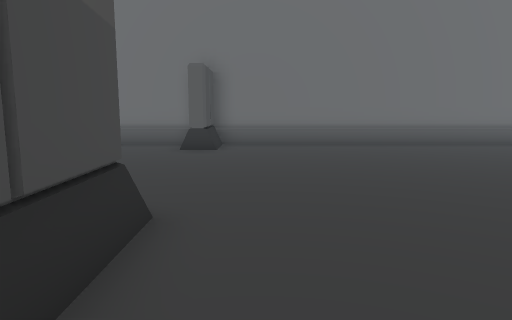
[1] (above)

24 first-person views from a walk through a Unity game level. The camera is 1.2 m above the floor, tilts 8° down and sees 70° across. The floor is counted in squares, 1 m on a side. Each view is taken from the middle of a square. On the plan, view 1 faces up. The plan holds only what a view shows up to about 15 squares ahead; the rest is blank. The place goes on beyond the plan. Some animated figures are left out.

[2]
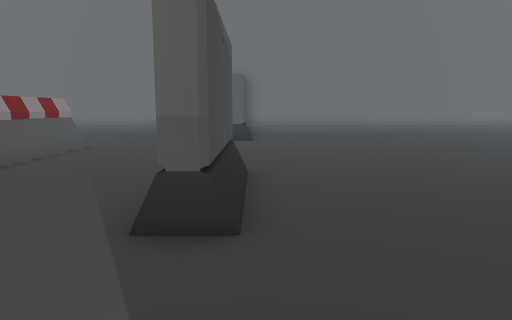

[3]
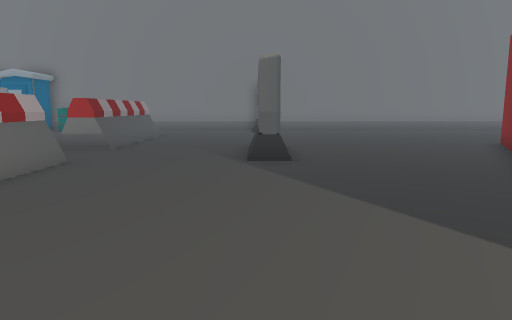

[4]
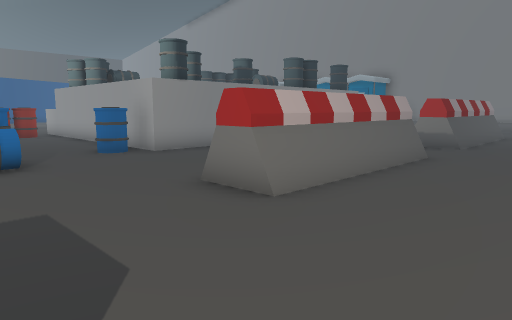

[5]
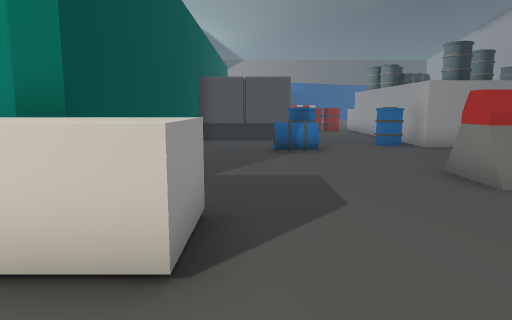

[6]
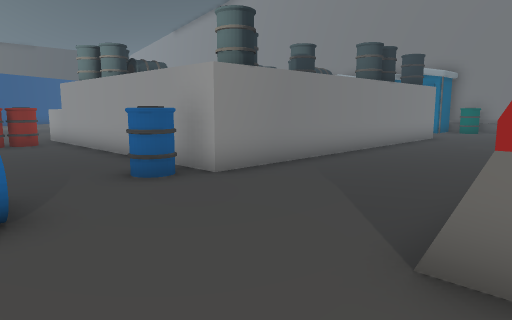

[7]
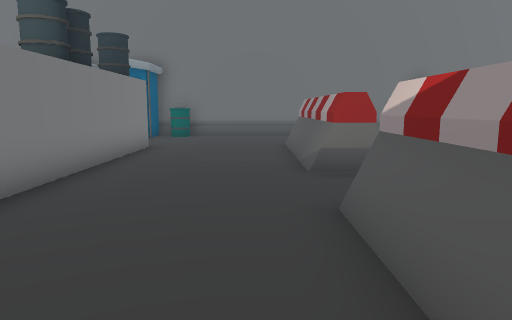

[8]
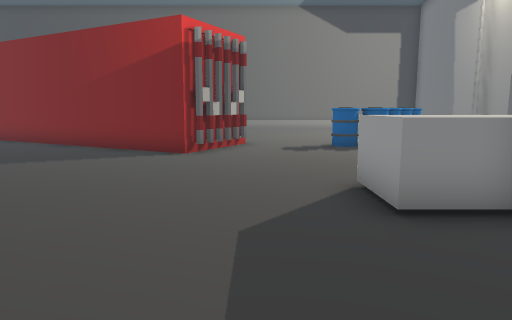

[9]
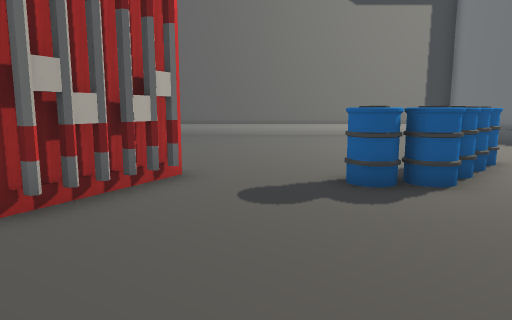

[10]
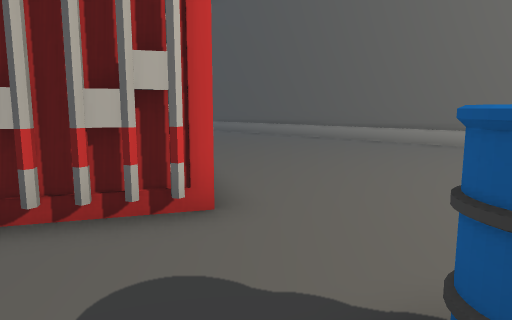

[11]
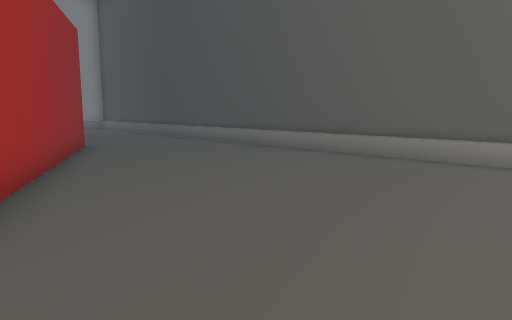

[12]
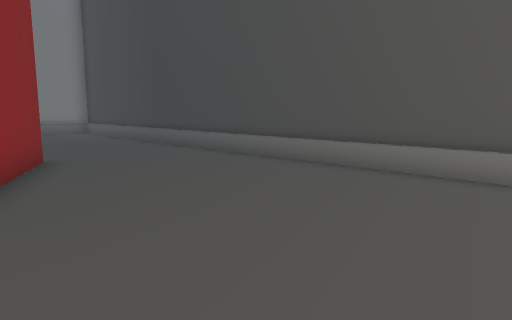

[13]
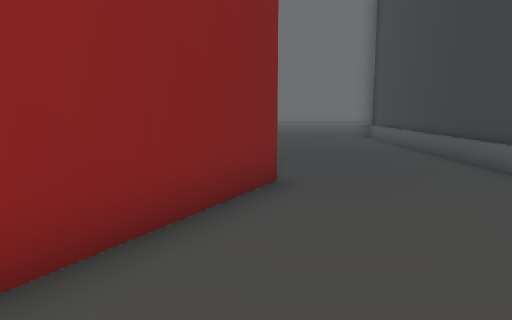

[14]
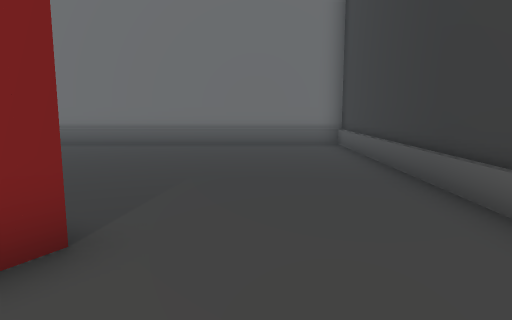

[15]
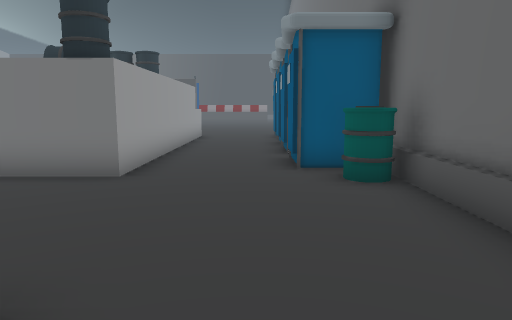

[16]
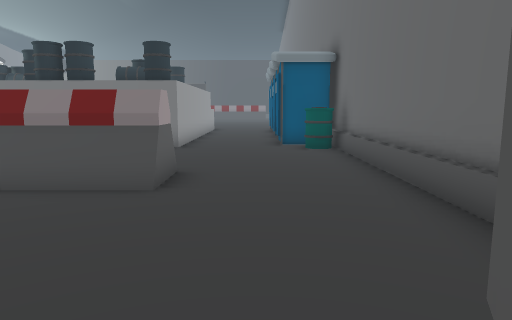

[17]
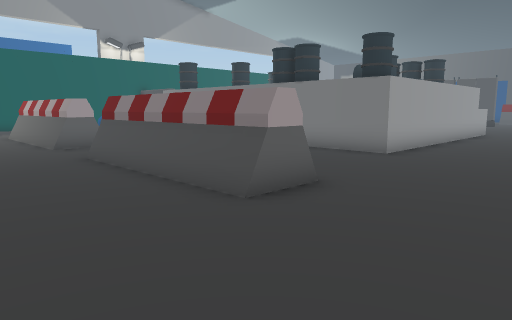

[18]
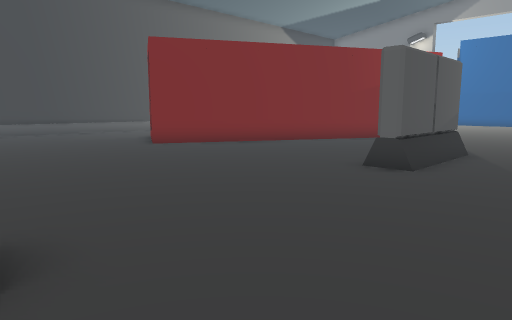

[19]
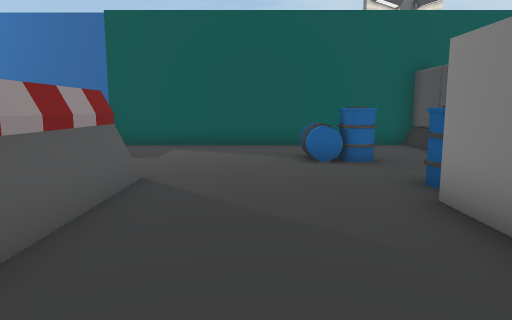

[20]
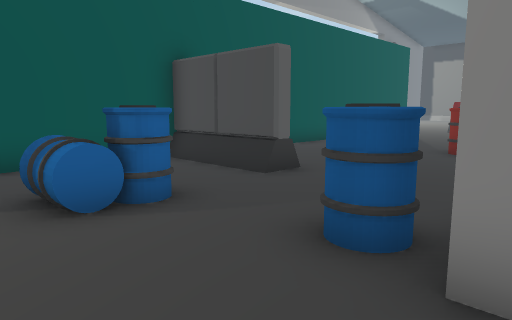

[21]
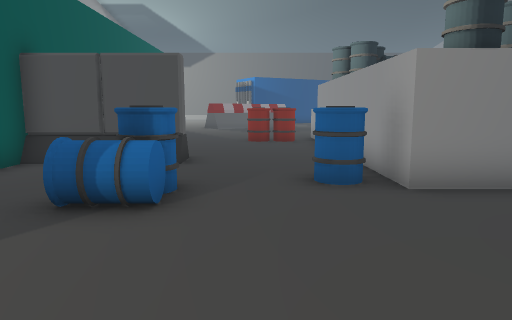

[22]
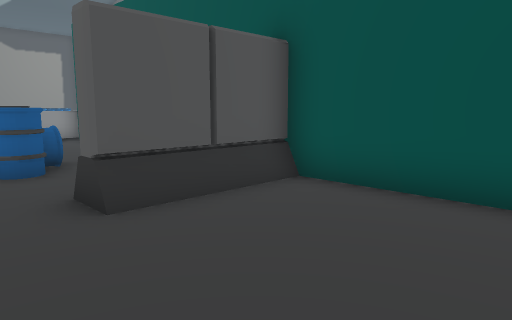

[23]
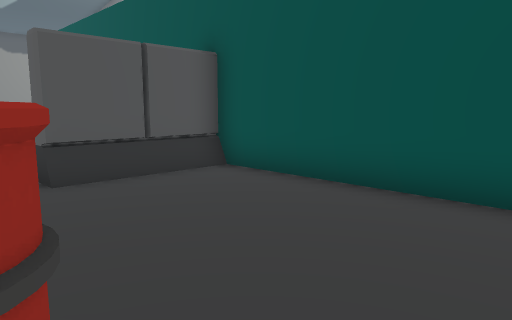

[24]
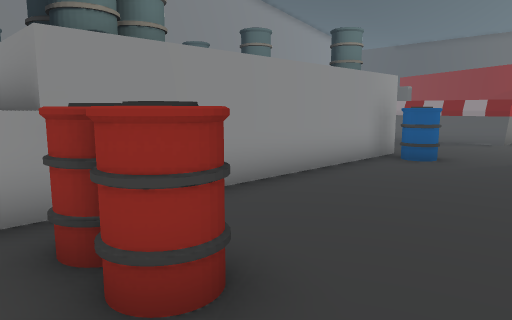

### Floor plan
Key: @ floor where view 1 was taken; # wall or solid block; . floor; ^ raised ledge; O other object.
Columns run from 22 left of view 1 to 14 right of it. Each row starts with its distance up from view 1.
 13        ##############################
 12 OO   OO OOO.........OO..............#
 11 OOOOOOOOOO..........OO..............#
 10  ...................................#
  9  ...................................#
  8  .............OO....................#
  7  ^########....OO....................#
  6          #....OO....................#
  5          #....OO....................#
  4          #....OO....O.......O#......#
  3          #....OO....OO......####....#
  2          #..........OO.....## #O....#
  1          #..........OO.....# ##.....#
  0          #....OO......@...O  #O.....#
 -1          #....OO..........# ##......#
 -2  ^##     #....OO.........## #.......#
 -3 ^^########....OO.........#  #.......#
 -4 .........O....OO........##  ........#
 -5 .O.......O....OO........#   ........#
 -6 .O.....................### .........#
 -7 ..........O.............O##.........#
 -8 ......OO.OOO........................#
 -9 ......OO........................... #
-10  .....OO.........OO................
-11 #################OO. ....O.........
-12                 #O     ..OO.  .....

Where each view was taken, in squares from view 1:
view 1: 0 up, 0 right, facing up
view 2: 3 down, 1 left, facing up
view 3: 8 down, 2 left, facing up
view 4: 9 down, 3 left, facing up-left
view 5: 9 down, 1 left, facing left
view 6: 8 down, 7 left, facing up-left
view 7: 4 down, 9 left, facing up
view 8: 8 down, 9 left, facing right
view 9: 9 down, 3 left, facing right
view 10: 11 down, 1 right, facing up-right
view 11: 9 down, 5 right, facing up-right
view 12: 6 down, 7 right, facing up-right
view 13: 3 down, 9 right, facing up
view 14: 0 up, 11 right, facing up
view 15: 10 up, 6 left, facing left
view 16: 10 up, 1 left, facing left
view 17: 12 up, 3 left, facing down-left
view 18: 11 up, 5 left, facing down-right
view 19: 1 up, 10 left, facing down
view 20: 3 down, 10 left, facing down-left
view 21: 6 down, 7 left, facing left
view 22: 6 down, 20 left, facing down-right
view 23: 6 down, 22 left, facing down-right
view 24: 8 down, 22 left, facing up-right
